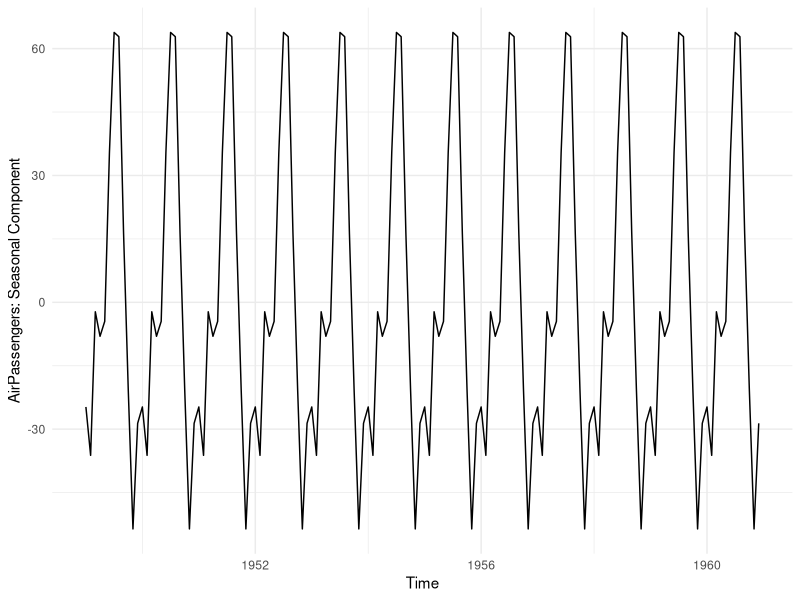

R code for this plot:
## ---- chunk 1
#| eval: true
#| echo: false
#| warning: false
#| fig-cap: Time series seasonal component for the `AirPassengers` data set.
# Packages
library(ggplot2)
library(purrr)

# Data
data <- datasets::AirPassengers |>
  decompose() |>
  purrr:::pluck("seasonal") |>
  (\(x) data.frame(y = x, x = time(x)))()

# Plot
ggplot2::ggplot(data = data, aes(x = x, y = y)) +
  ggplot2::geom_line() +
  ggplot2::theme_minimal() +
  ggplot2::xlab(label = "Time") +
  ggplot2::ylab(label = "AirPassengers: Seasonal Component")
